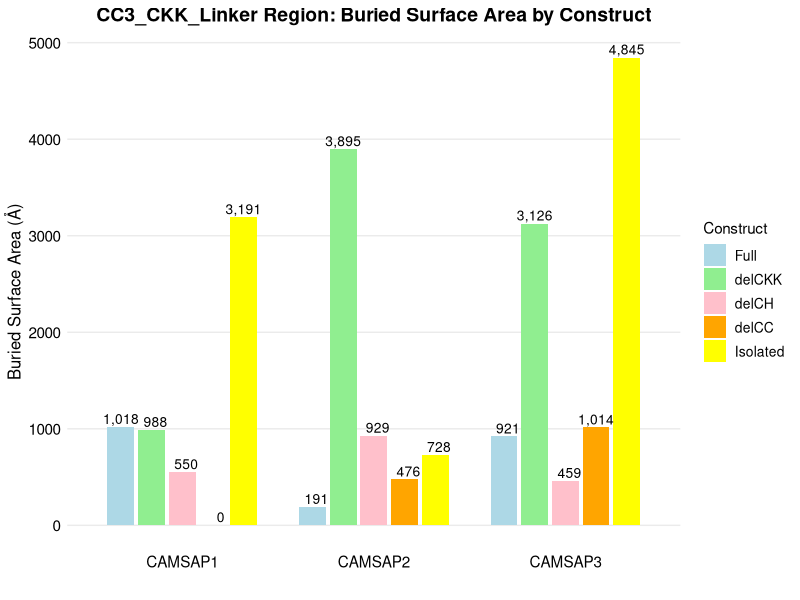
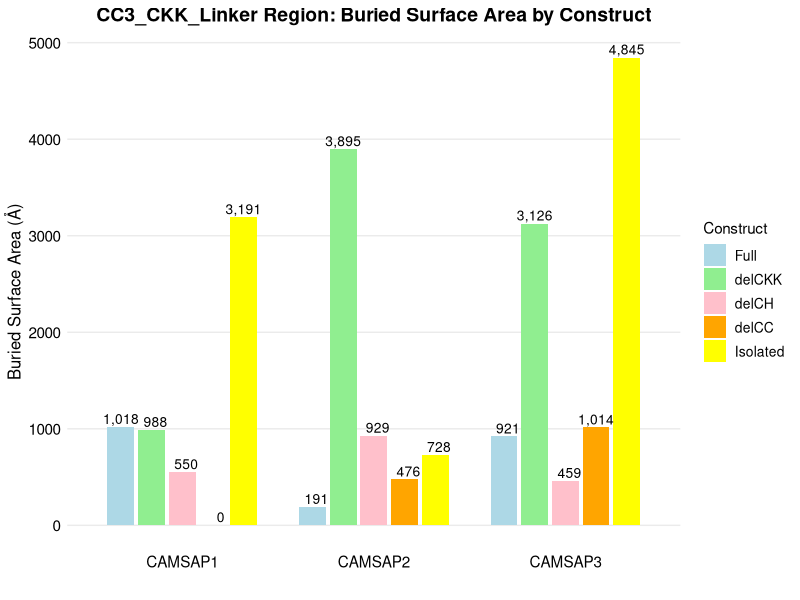

Source code (R) for these figures, in order:
library (ggplot2) # plotting
library (dplyr) # data manipulation

# This script plots BSA of MBD from different constructs across
# all three CAMSAPs

# DATA

data <- data.frame(
  Paralog = c("CAMSAP1", "CAMSAP1", "CAMSAP1", "CAMSAP1", "CAMSAP1",
              "CAMSAP2", "CAMSAP2", "CAMSAP2", "CAMSAP2", "CAMSAP2",
              "CAMSAP3", "CAMSAP3", "CAMSAP3", "CAMSAP3", "CAMSAP3"),
  Construct = c("Full", "delCKK", "delCH", "delCC", "Isolated",
                "Full", "delCKK", "delCH", "delCC", "Isolated",
                "Full", "delCKK", "delCH", "delCC", "Isolated"),
  BSA = c(1018, 988, 550, 0, 3191,
          191, 3895, 929, 476, 728,
          921, 3126, 459, 1014, 4845)
)

# Factor levels so constructs appear in the correct order

data$Construct <- factor(data$Construct, levels = c("Full", "delCKK", "delCH", "delCC", "Isolated"))

# Position dodge groups bars

plot <- ggplot(data, aes(x = Paralog, y = BSA, fill = Construct)) +
  geom_bar(stat = "identity", width = 0.7, position = position_dodge(width = 0.8)) +
  
  # Value labels above bars and postion_dodge2 to ensure bars don't overlap
  
  geom_text(aes(label = format(BSA, big.mark = ",")),
            position = position_dodge2(width = 0.8, preserve = "single"),
            vjust = -0.3,
            size = 3.5,
            colour = "black") +
  
  # Axis labels and title
  
  labs(
    title = "CC3_CKK_Linker Region: Buried Surface Area by Construct",
    x = "",
    y = "Buried Surface Area (Å)",
    fill = "Construct"
  ) +
  
  # COLOURING
  
  scale_fill_manual(values = c("Full" = 'lightblue',
                               "delCKK" = 'lightgreen',
                               "delCH" = 'pink',
                               "delCC" = 'orange',
                               "Isolated" = 'yellow')) +
  
  # THEME
  
  theme_minimal() +
  theme(
    plot.title = element_text(hjust = 0.5, size = 14, colour = "black", face = "bold"),
    axis.title = element_text(size = 12, colour = "black"),
    axis.text = element_text(size = 11, colour = "black"),
    legend.title = element_text(size = 11, colour = "black"),
    legend.text = element_text(size = 10, colour = "black"),
    panel.grid.major.x = element_blank(),
    panel.grid.minor = element_blank(),
    plot.background = element_rect(fill = "white", colour = NA),
    panel.background = element_rect(fill = "white", colour = NA)
  )

# SAVE AND PRINT

ggsave("mbd_bsa_barplot.png", plot, width = 8, height = 6, dpi = 300)
print(plot)
